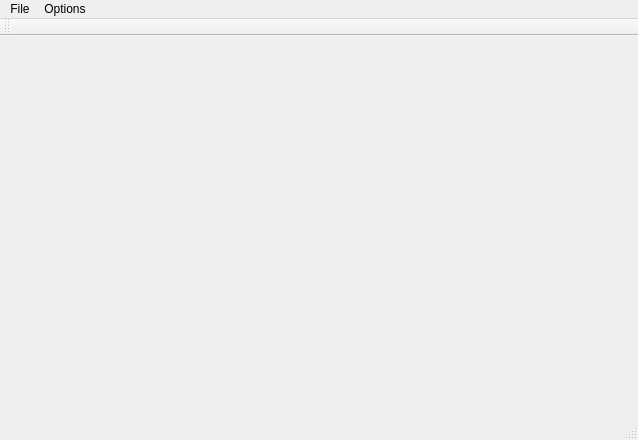
<?xml version="1.0" encoding="UTF-8"?>
<ui version="4.0">
 <class>MainWindow</class>
 <widget class="QMainWindow" name="MainWindow">
  <property name="geometry">
   <rect>
    <x>0</x>
    <y>0</y>
    <width>638</width>
    <height>440</height>
   </rect>
  </property>
  <property name="windowTitle">
   <string>MainWindow</string>
  </property>
  <widget class="QWidget" name="centralWidget"/>
  <widget class="QMenuBar" name="menuBar">
   <property name="geometry">
    <rect>
     <x>0</x>
     <y>0</y>
     <width>638</width>
     <height>21</height>
    </rect>
   </property>
   <widget class="QMenu" name="menuFile">
    <property name="title">
     <string>File</string>
    </property>
    <addaction name="actionOpen"/>
    <addaction name="separator"/>
   </widget>
   <widget class="QMenu" name="menuOptions">
    <property name="title">
     <string>Options</string>
    </property>
    <addaction name="actionViewMarks"/>
   </widget>
   <addaction name="menuFile"/>
   <addaction name="menuOptions"/>
  </widget>
  <widget class="QToolBar" name="mainToolBar">
   <attribute name="toolBarArea">
    <enum>TopToolBarArea</enum>
   </attribute>
   <attribute name="toolBarBreak">
    <bool>false</bool>
   </attribute>
  </widget>
  <widget class="QStatusBar" name="statusBar"/>
  <action name="actionOpen">
   <property name="text">
    <string>Open</string>
   </property>
  </action>
  <action name="actionSave_bicubic">
   <property name="text">
    <string>Save bicubic</string>
   </property>
  </action>
  <action name="actionSve_bilinear">
   <property name="text">
    <string>Save bilinear</string>
   </property>
  </action>
  <action name="actionSave_nearest_neighbor">
   <property name="text">
    <string>Save nearest neighbor</string>
   </property>
  </action>
  <action name="actionResize">
   <property name="text">
    <string>Resize</string>
   </property>
  </action>
  <action name="actionViewMarks">
   <property name="checkable">
    <bool>true</bool>
   </property>
   <property name="text">
    <string>View marks</string>
   </property>
  </action>
 </widget>
 <layoutdefault spacing="6" margin="11"/>
 <resources/>
 <connections/>
</ui>
